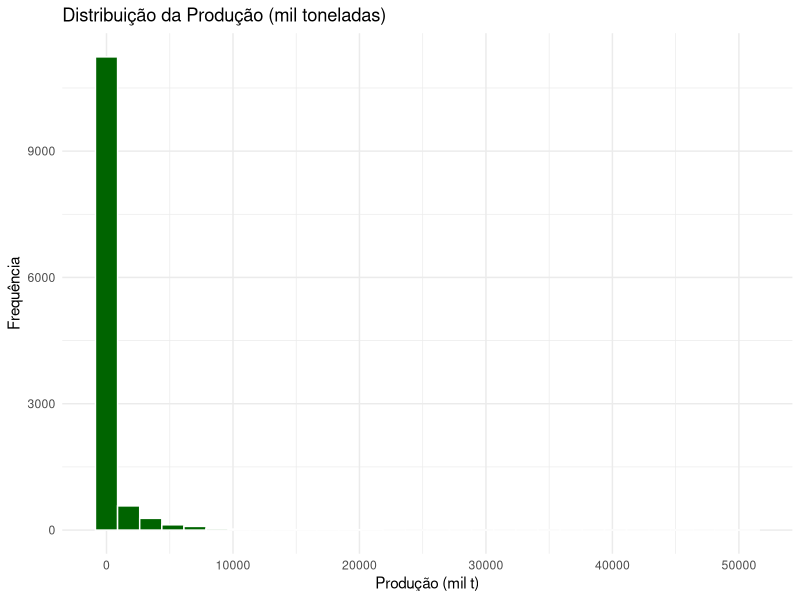

R code for this plot: (Note: this script raises an error after producing the figure.)
install.packages("readr")
install.packages("dplyr")
install.packages("ggplot2")
install.packages("readxl")
install.packages("writexl")
install.packages("psych")


# Carregando pacotes
library(readr)
library(dplyr)
library(ggplot2)
library(readxl)
library(writexl)
library(psych)

# Lendo o arquivo CSV
dados <- read_delim("serie_historica_reduzida.csv", delim = ";", locale = locale(decimal_mark = ","))  # se tiver números com vírgula
# Remove possíveis espaços e substitui vírgulas por pontos, se necessário
dados$producao_mil_t <- gsub(",", ".", dados$producao_mil_t)
dados$producao_mil_t <- as.numeric(dados$producao_mil_t)


# Visualizando os dados
head(dados)
str(dados)

colnames(dados)


#---------------------------------------------------------------------

# Medidas de tendência central
media <- mean(dados$producao_mil_t, na.rm = TRUE)
mediana <- median(dados$producao_mil_t, na.rm = TRUE)
moda <- as.numeric(names(sort(table(dados$producao_mil_t), decreasing = TRUE)[1]))

# Medidas de dispersão
desvio_padrao <- sd(dados$producao_mil_t, na.rm = TRUE)
variancia <- var(dados$producao_mil_t, na.rm = TRUE)
amplitude <- range(dados$producao_mil_t, na.rm = TRUE)
coef_var <- desvio_padrao / media

# Medidas separatrizes
quartis <- quantile(dados$producao_mil_t, probs = c(0.25, 0.5, 0.75), na.rm = TRUE)
decis <- quantile(dados$producao_mil_t, probs = seq(0.1, 0.9, 0.1), na.rm = TRUE)
percentis <- quantile(dados$producao_mil_t, probs = seq(0.01, 0.99, 0.01), na.rm = TRUE)

# Exibindo resultados
cat("Média:", media, "\n")
cat("Mediana:", mediana, "\n")
cat("Moda:", moda, "\n")
cat("Desvio padrão:", desvio_padrao, "\n")
cat("Coef. de variação:", coef_var, "\n")
cat("Quartis:\n")
print(quartis)

# Gráfico da distribuição
ggplot(dados, aes(x = producao_mil_t)) +
  geom_histogram(bins = 30, fill = "darkgreen", color = "white") +
  labs(title = "Distribuição da Produção (mil toneladas)", x = "Produção (mil t)", y = "Frequência") +
  theme_minimal()


-----------------------------------------------------------------------------------
  
  
  # Contagem de produtos
  contagem_produtos <- table(dados$produto)

# Gráfico de barras
ggplot(as.data.frame(contagem_produtos), aes(x = reorder(Var1, -Freq), y = Freq)) +
  geom_bar(stat = "identity", fill = "steelblue") +
  labs(title = "Frequência dos Produtos", x = "Produto", y = "Frequência") +
  theme_minimal() +
  coord_flip()
